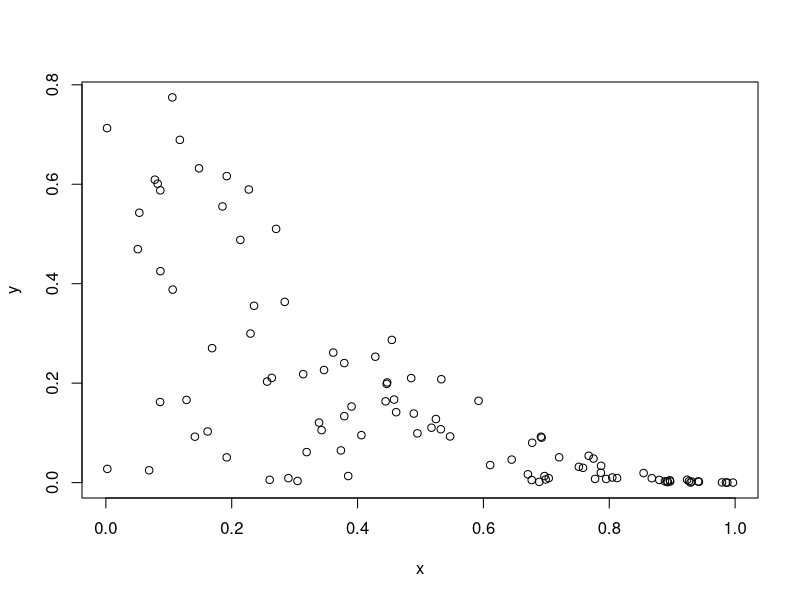
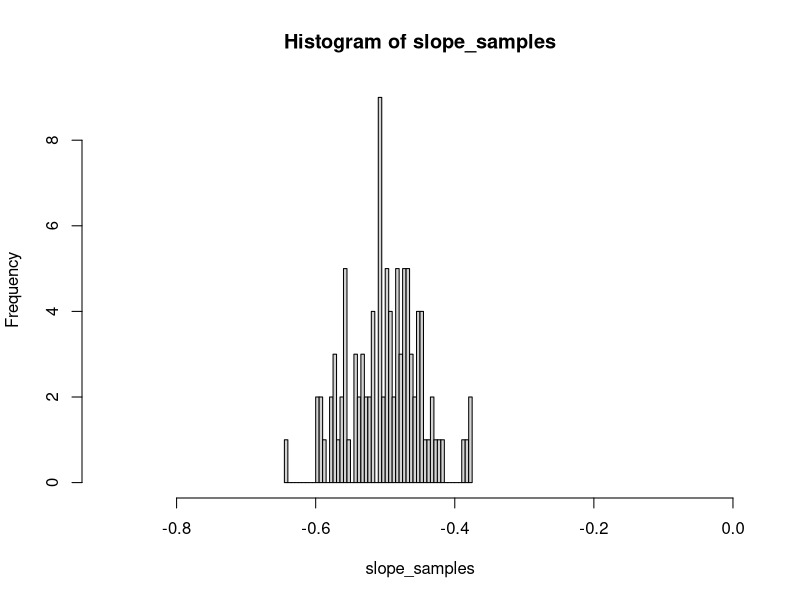

Write the R code that produced these figures, in order.
library(broom)
library(dplyr)
library(ggplot2)

renigma <- function(n){
  x = runif(n)
  y = runif(n, min=0, max = (1-x)^2)
  data.frame(x=x,y=y)
}
plot(renigma(100))

experiment_m <- function(number_of_samples) {
  data_frame <- renigma(100)
  sample_df <- sample_n(data_frame, number_of_samples)
}

calculate_slope <- function(data_frame) {
  model <- lm(y ~ x, data_frame)
  regression_coefficients = coef(model)
  slope <- regression_coefficients[2]
}

for (i in 1:10) {
  sample_result <- experiment_m(100)
  model <- lm(y ~ x, sample_result)
  regression_coefficients <- coef(model)
  print(tidy(model))
}


slope_samples <- replicate(100, calculate_slope(sample_n(experiment_m(100), 100)))

slope_samples

min_slope <- min(slope_samples)
max_slope <- max(slope_samples)

print(paste("Minimum Slope:", min_slope))
print(paste("Maximum Slope:", max_slope))

hist(slope_samples,
     breaks = 40,
     xlim = c(-.9, 0))
